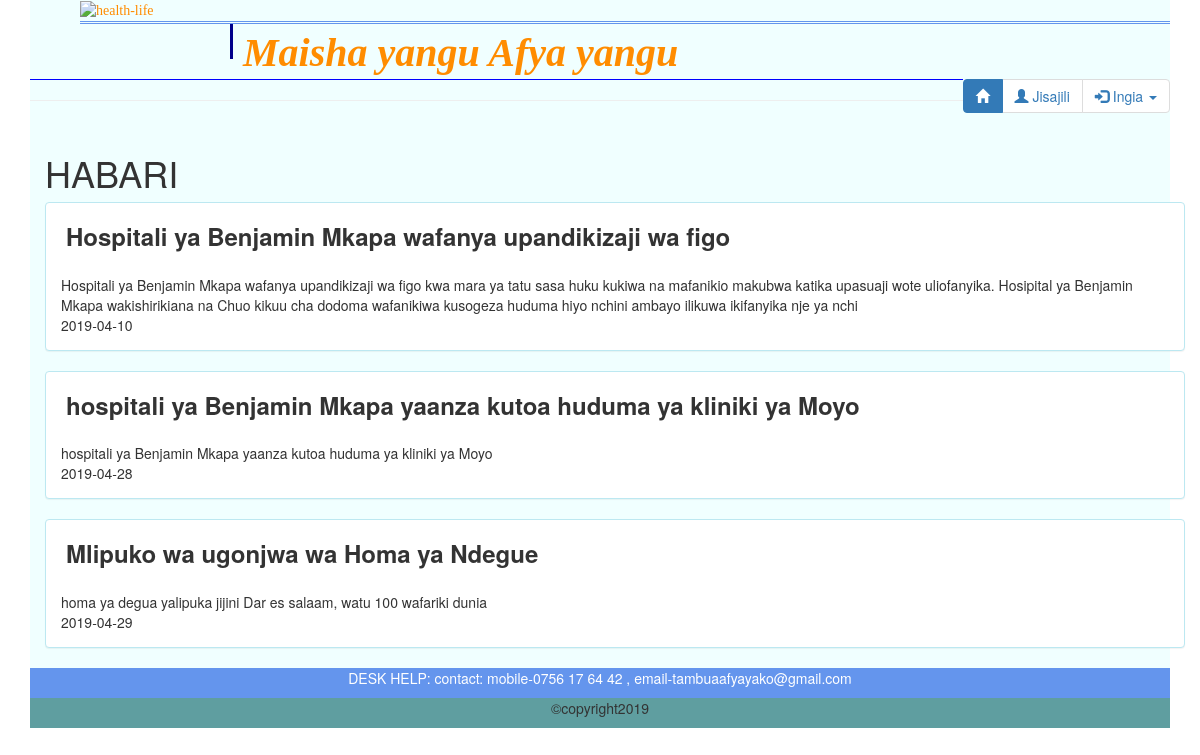
The app's page /index.php?p=news with its own data.
### tables this page shows
CREATE TABLE `news` (
  `id` int(11) NOT NULL,
  `title` text NOT NULL,
  `date` date NOT NULL,
  `description` text NOT NULL,
  `aid` varchar(50) NOT NULL
);

### index.php (called while the page is built, shortened)
<?php
     require("includes/template.php");
?>

### pages/news.php (the view)
<?php
$sql="select * from news";
$result=mysqli_query($connect,$sql);
?>
 <body>
	<div class="container newshomewrapper">
	<div class="row">
		<div class="col-md-12">
			<h1>HABARI</h1>
				<?php
				 while($data=mysqli_fetch_assoc($result))
				 {
					 ?>
					 <div class="newshome-artice-container">
					 <div class="panel panel-info">
					 <div class="panel-header" style="padding-left:20px">
						<h3><strong><?php echo $data["title"];?></strong></h3>
					 </div>
					 <div class="panel-body">
					  <div class="row">
						<div class="col-md-12">
						<tr>
						<td><?php echo $data["description"];?></td><br>
						<td><?php echo $data["date"];?></td>
						</tr>
						</div>
						</div>
					 </div>
					 </div>
					 </div>
					<?php
				 }
				 ?>
		</div>
	</div>
	 </div>
 </body>

### records on screen
news: title "Hospitali ya Benjamin Mkapa wafanya upandikizaji wa figo", description "Hospitali ya Benjamin Mkapa wafanya upandikizaji wa figo kwa mara ya tatu sasa huku kukiwa na mafanikio makubwa katika upasuaji wote uliofanyika. Hosipital ya Benjamin Mkapa wakishirikiana na Chuo kikuu cha dodoma wafanikiwa kusogeza huduma hiyo nchini ambayo ilikuwa ikifanyika nje ya nchi", date "2019-04-10"
news: title "hospitali ya Benjamin Mkapa yaanza kutoa huduma ya kliniki ya Moyo", description "hospitali ya Benjamin Mkapa yaanza kutoa huduma ya kliniki ya Moyo", date "2019-04-28"
news: title "Mlipuko wa ugonjwa wa Homa ya Ndegue", description "homa ya degua yalipuka jijini Dar es salaam, watu 100 wafariki dunia", date "2019-04-29"
